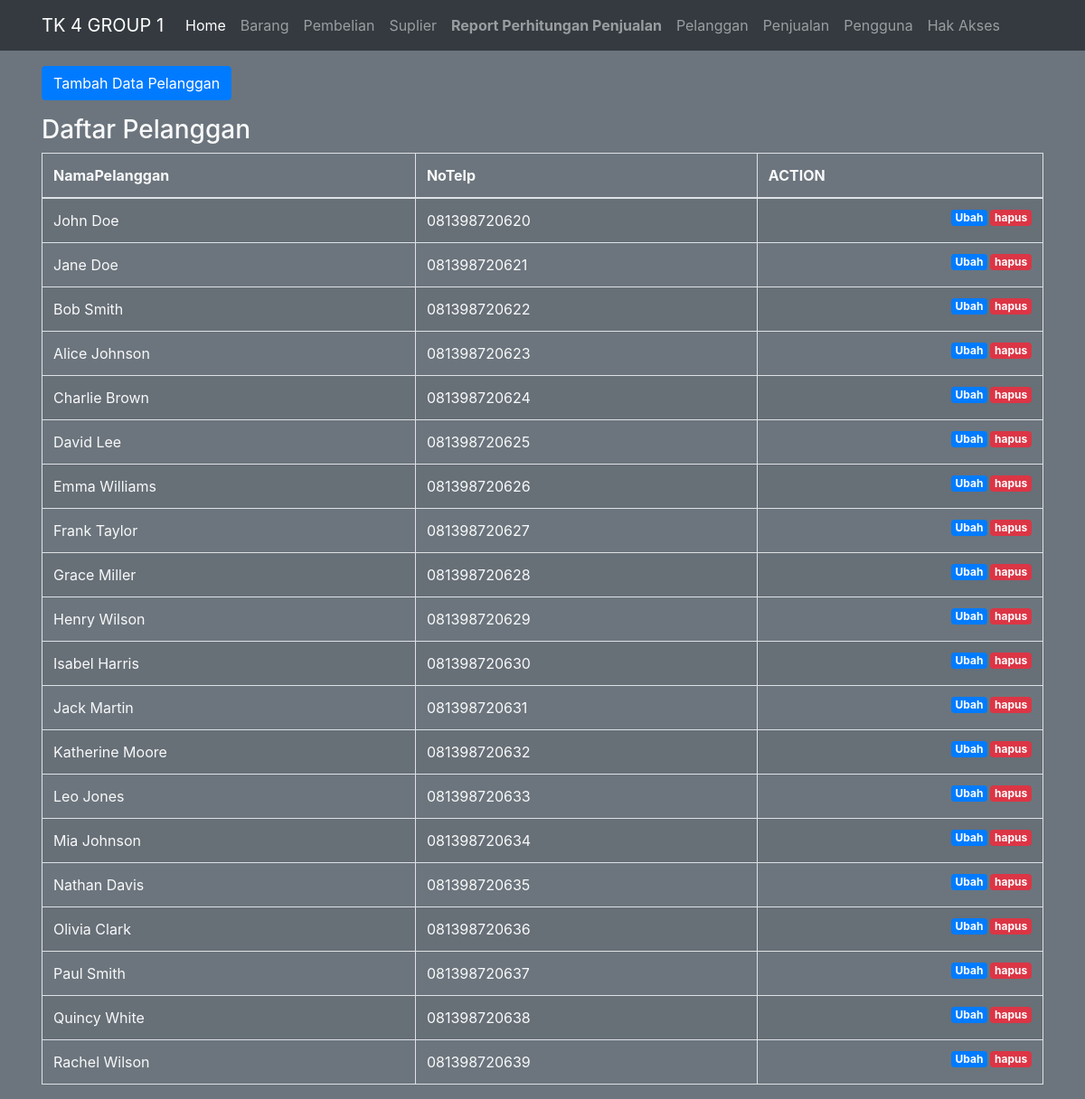
The app's page /public/pelanggan with its own data.
### tables this page shows
CREATE TABLE `pelanggan` (
  `IdPelanggan` int(11) NOT NULL,
  `NamaPelanggan` varchar(255) NOT NULL,
  `NoTelp` varchar(255) NOT NULL,
  `IdPengguna` int(11) DEFAULT NULL
);

### app/core/Controller.php (called while the page is built, shortened)
<?php
class Controller {
    public function view($view, $data = [])
    {
        require_once '../app/views/' . $view . '.php';
    }
    public function model($model)
    {
        return new $model;
    }
}

### app/controllers/Pelanggan.php (called while the page is built, shortened)
<?php
class Pelanggan extends Controller {
    public function index()
    {
        $data['judul'] = 'Daftar Pelanggan';
        $data['br'] = $this->model('Pelanggan_model')->getAllPelanggan();
        $this->view('pelanggan/index', $data);
    }
}

### app/core/App.php (called while the page is built, shortened)
<?php
class App {
    protected $method = 'index';
    protected $params = [];
    public function __construct()
    {
        $this->controller = new $this->controller;
        call_user_func_array([$this->controller, $this->method], $this->params);
    }
}

### public/index.php (called while the page is built, shortened)
<?php
$app = new App;

### app/core/Database.php (called while the page is built, shortened)
<?php
class Database {
    private $host = DB_HOST;
    private $user = DB_USER;
    private $pass = DB_PASS;
    private $db_name = DB_NAME;
    private $dbh;
    private $stmt;
    public function __construct()
    {
        $dsn = 'mysql:host=' . $this->host . ';dbname=' . $this->db_name;
        $option = [
            PDO::ATTR_PERSISTENT => true,
            PDO::ATTR_ERRMODE => PDO::ERRMODE_EXCEPTION
        ];
        try {
            $this->dbh = new PDO($dsn, $this->user, $this->pass, $option);
        } catch(PDOException $e) {
            die($e->getMessage());
        }
    }
    public function query($query)
    {
        $this->stmt = $this->dbh->prepare($query);
    }
    public function execute()
    {
        $this->stmt->execute();
    }
    public function resultSet()
    {
        $this->execute();
        return $this->stmt->fetchAll(PDO::FETCH_ASSOC);
    }
}

### app/models/Pelanggan_model.php (called while the page is built, shortened)
<?php
class Pelanggan_model {
    private $table = 'pelanggan';
    private $db;
    public function __construct()
    {
        $this->db = new Database;
    }
    public function getAllPelanggan()
    {
        $this->db->query('SELECT * FROM ' . $this->table);
        return $this->db->resultSet();
    }
}

### app/views/pelanggan/index.php (the view, shortened to what this page needs)
<div class="container mt-3 text-light">
    <div class="row">
      <div class="col-lg-6">
      </div>
    </div>
    <div class="row mb-3">
      <div class="col-lg-6">
        <button type="button" class="btn btn-primary tombolTambahData" data-toggle="modal" data-target="#formModal">
          Tambah Data Pelanggan
        </button>
      </div>
    </div>
    <h3>Daftar Pelanggan</h3>
    <table class="table table-striped table-bordered table-hover table-full-width">
                <thead>
                    <tr>
                        <th scope="col">NamaPelanggan</th>
                        <th scope="col">NoTelp</th>
                        <th scope="col">ACTION</th>
                    </tr>
                </thead>
                <tbody>
                    <?php foreach( $data['br'] as $br ) : ?>
                    <tr>
                        <td><?= $br['NamaPelanggan'];?></td>
                        <td> <?= $br['NoTelp'];?></td>
                        <td>
                        <a href="<?= BASEURL; ?>/pelanggan/hapus/<?= $br['IdPelanggan']; ?>" class="badge badge-danger float-right" onclick="return confirm('yakin?');">hapus</a>
                        <a href="<?= BASEURL; ?>/pelanggan/ubahDetail/<?= $br['IdPelanggan']; ?>" class="badge badge-primary float-right">Ubah</a>
                    </tr>
                    <?php endforeach; ?>
                </tbody>
    </table>
</div>

### public/css/style.css (style rules this page uses)
.badge { margin-left: 3px; }
.container { padding: 0 16px; }
.container::after, .row::after { content: ""; clear: both; display: table; }

### records on screen
pelanggan: NamaPelanggan "John Doe", NoTelp "081398720620"
pelanggan: NamaPelanggan "Jane Doe", NoTelp "081398720621"
pelanggan: NamaPelanggan "Bob Smith", NoTelp "081398720622"
pelanggan: NamaPelanggan "Alice Johnson", NoTelp "081398720623"
pelanggan: NamaPelanggan "Charlie Brown", NoTelp "081398720624"
pelanggan: NamaPelanggan "David Lee", NoTelp "081398720625"
pelanggan: NamaPelanggan "Emma Williams", NoTelp "081398720626"
pelanggan: NamaPelanggan "Frank Taylor", NoTelp "081398720627"
pelanggan: NamaPelanggan "Grace Miller", NoTelp "081398720628"
pelanggan: NamaPelanggan "Henry Wilson", NoTelp "081398720629"
pelanggan: NamaPelanggan "Isabel Harris", NoTelp "081398720630"
pelanggan: NamaPelanggan "Jack Martin", NoTelp "081398720631"
pelanggan: NamaPelanggan "Katherine Moore", NoTelp "081398720632"
pelanggan: NamaPelanggan "Leo Jones", NoTelp "081398720633"
pelanggan: NamaPelanggan "Mia Johnson", NoTelp "081398720634"
pelanggan: NamaPelanggan "Nathan Davis", NoTelp "081398720635"
pelanggan: NamaPelanggan "Olivia Clark", NoTelp "081398720636"
pelanggan: NamaPelanggan "Paul Smith", NoTelp "081398720637"
pelanggan: NamaPelanggan "Quincy White", NoTelp "081398720638"
pelanggan: NamaPelanggan "Rachel Wilson", NoTelp "081398720639"
